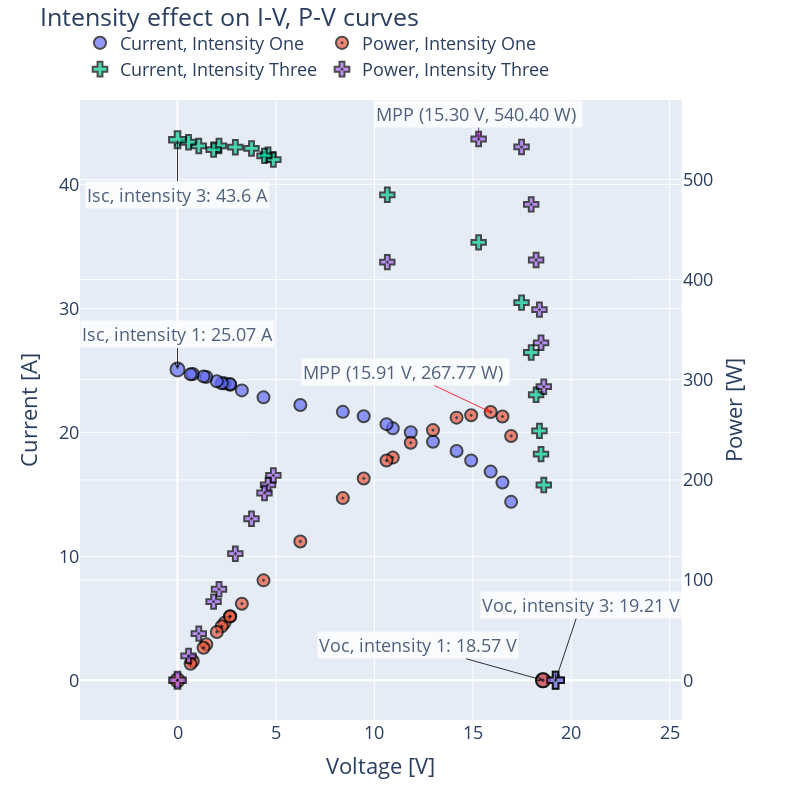

Notebook source saved alongside this figure:
### Code cell
# Add marker size column which is bigger for Voc and Isc (last two rows of each dataframe)
default_marker_size = 12
special_point_marker_size_delta = 2
df_intesity_one['marker_size'] = default_marker_size
df_intesity_three['marker_size'] = default_marker_size
# Set the markersize of last two rows to be bigger for intensity_one and intensity_three
df_intesity_one.loc[df_intesity_one.index[-2:], 'marker_size'] = default_marker_size + special_point_marker_size_delta
df_intesity_three.loc[df_intesity_three.index[-2:], 'marker_size'] = default_marker_size + special_point_marker_size_delta

# Create a figure with subplots with power on the right y-axis and current on the left y-axis, voltage as the x-axis
# The power and current of intensity one and three are plotted on the same graph
# The power and voltage datapoints of intensity_one will be red
# The power and voltage datapoints of intensity_three will be blue
fig = sp.make_subplots(specs=[[{"secondary_y": True}]])
# Size 800x800, axes font 18, title font 20
fig.update_layout(width=800, height=800, font=dict(size=18), title_font_size=20)

# Label the axes
fig.update_xaxes(title_text='Voltage [V]')
fig.update_yaxes(title_text='Current [A]', secondary_y=False)
fig.update_yaxes(title_text='Power [W]', secondary_y=True)

# Add the title
fig.update_layout(title='Intensity effect on I-V, P-V curves')

# Plot intensity_one current against voltage
fig.add_trace(go.Scatter(x=df_intesity_one['voltage'], y=df_intesity_one['current'], mode='markers', marker=dict(size=df_intesity_one['marker_size'], symbol='circle', line=dict(width=2, color='Black')), name='Current, Intensity One'), secondary_y=False)
# Plot intensity_one power against voltage on the right y-axis
fig.add_trace(go.Scatter(x=df_intesity_one['voltage'], y=df_intesity_one['power'], mode='markers', marker=dict(size=df_intesity_one['marker_size'], symbol='circle-dot', line=dict(width=2, color='Black')), name='Power, Intensity One'), secondary_y=True)

# Plot intensity_three current against voltage
fig.add_trace(go.Scatter(x=df_intesity_three['voltage'], y=df_intesity_three['current'], mode='markers', marker=dict(size=df_intesity_three['marker_size'], symbol='cross', line=dict(width=2, color='Black')), name='Current, Intensity Three'), secondary_y=False)
# Plot intensity_three power against voltage on the right y-axis
fig.add_trace(go.Scatter(x=df_intesity_three['voltage'], y=df_intesity_three['power'], mode='markers', marker=dict(size=df_intesity_three['marker_size'], symbol='cross-dot', line=dict(width=2, color='Black')), name='Power, Intensity Three'), secondary_y=True)

# Move the title higher
fig.update_layout(title_y=0.99)
# Move the legend below the title
fig.update_layout(legend=dict(orientation='h', yanchor='bottom', y=1.02, xanchor='left', x=0))
fig.update_traces(opacity=1)

# Annotate the last two datapoints in df intensity_one
# Voc is at [-2] (second to last)
# Annotate Voc with 'Voc, intensity one ='
fig.add_annotation(
    x=df_intesity_one['voltage'].iloc[-2], y=df_intesity_one['current'].iloc[-2],
    ax=-125, ay=-35,
    text=f'Voc, intensity 1: {df_intesity_one["voltage"].iloc[-2]} V',
    yref='y',
    showarrow=True,
    arrowhead=5,
    arrowsize=1,
    arrowwidth=1,
    arrowcolor='black',
    bgcolor='white',
    opacity=0.8,
    font=dict(size=18),
)
# Isc is at [-1] (last)
# Annotate Isc with 'Isc, intensity one ='
fig.add_annotation(
    x=df_intesity_one['voltage'].iloc[-1], y=df_intesity_one['current'].iloc[-1],
    ax=0, ay=-35,
    text=f'Isc, intensity 1: {df_intesity_one["current"].iloc[-1]} A',
    yref='y',
    showarrow=True,
    arrowhead=5,
    arrowsize=1,
    arrowwidth=1,
    arrowcolor='black',
    bgcolor='white',
    opacity=0.8,
    font=dict(size=18),
)
# Annotate the last two datapoints in df intensity_three
# Voc is at [-2] (second to last)
# Annotate Voc with 'Voc, intensity three ='
fig.add_annotation(
    x=df_intesity_three['voltage'].iloc[-2], y=df_intesity_three['current'].iloc[-2],
    ax=25, ay=-75,
    text=f'Voc, intensity 3: {df_intesity_three["voltage"].iloc[-2]} V',
    yref='y',
    showarrow=True,
    arrowhead=5,
    arrowsize=1,
    arrowwidth=1,
    arrowcolor='black',
    bgcolor='white',
    opacity=0.8,
    font=dict(size=18),
)
# Isc is at [-1] (last)
# Annotate Isc with 'Isc, intensity three ='
fig.add_annotation(
    x=df_intesity_three['voltage'].iloc[-1], y=df_intesity_three['current'].iloc[-1],
    ax=0, ay=55,
    text=f'Isc, intensity 3: {df_intesity_three["current"].iloc[-1]} A',
    yref='y',
    showarrow=True,
    arrowhead=5,
    arrowsize=1,
    arrowwidth=1,
    arrowcolor='black',
    bgcolor='white',
    opacity=0.8,
    font=dict(size=18),
)
# Annotate MPP of intensity one
i1p = intensity_one_mpp_point['power'].values[0]
i1v = intensity_one_mpp_point['voltage'].values[0]
fig.add_annotation(
    x=intensity_one_mpp_point['voltage'].values[0], y=intensity_one_mpp_point['power'].values[0],
    ax=-85, ay=-40,
    text=f'MPP ({"%.2f" % i1v} V, {"%.2f" % i1p} W) ',
    yref='y2',
    showarrow=True,
    arrowhead=5,
    arrowsize=1,
    arrowwidth=1,
    arrowcolor='red',
    bgcolor="rgba(255, 255, 255, 15)",
    opacity=0.8,
    font=dict(size=18),
)
# Annotate MPP of intensity three
i3p = intensity_three_mpp_point['power'].values[0]
i3v = intensity_three_mpp_point['voltage'].values[0]

fig.add_annotation(
    x=intensity_three_mpp_point['voltage'].values[0], y=intensity_three_mpp_point['power'].values[0],
    ax=0, ay=-25,
    text=f'MPP ({"%.2f" % i3v} V, {"%.2f" % i3p} W) ',
    yref='y2',
    showarrow=True,
    arrowhead=5,
    arrowsize=1,
    arrowwidth=1,
    arrowcolor='purple',
    bgcolor='white',
    opacity=0.8,
    font=dict(size=18),
)

# fig.update_yaxes(rangemode='tozero')
fig.show()
fig.write_image('./plots/t4/intensity.png')

### Figure 1 — Plotly figure (JSON) as saved in the notebook; plotly's stock layout.template omitted (floating-point values rounded to 4 significant figures)
{"data": [{"marker": {"line": {"color": "Black", "width": 2}, "size": [12, 12, 12, 12, 12, 12, 12, 12, 12, 12, 12, 12, 12, 12, 12, 12, 12, 12, 12, 12, 12, 12, 12, 14, 14], "symbol": "circle"}, "mode": "markers", "name": "Current, Intensity One", "opacity": 1, "type": "scatter", "x": [16.95, 16.51, 15.91, 14.92, 14.18, 12.98, 11.85, 10.94, 10.62, 9.46, 8.4, 6.24, 4.37, 3.27, 2.68, 2.392, 2.665, 2.25, 1.998, 1.465, 1.324, 0.78, 0.666, 18.57, 0], "xaxis": "x", "y": [14.39, 15.95, 16.83, 17.73, 18.49, 19.24, 20.01, 20.32, 20.66, 21.3, 21.65, 22.2, 22.82, 23.38, 23.83, 23.95, 23.89, 23.96, 24.12, 24.47, 24.51, 24.71, 24.68, 0, 25.07], "yaxis": "y"}, {"marker": {"line": {"color": "Black", "width": 2}, "size": [12, 12, 12, 12, 12, 12, 12, 12, 12, 12, 12, 12, 12, 12, 12, 12, 12, 12, 12, 12, 12, 12, 12, 14, 14], "symbol": "circle-dot"}, "mode": "markers", "name": "Power, Intensity One", "opacity": 1, "type": "scatter", "x": [16.95, 16.51, 15.91, 14.92, 14.18, 12.98, 11.85, 10.94, 10.62, 9.46, 8.4, 6.24, 4.37, 3.27, 2.68, 2.392, 2.665, 2.25, 1.998, 1.465, 1.324, 0.78, 0.666, 18.57, 0], "xaxis": "x", "y": [243.9, 263.3, 267.8, 264.5, 262.2, 249.7, 237.1, 222.3, 219.4, 201.5, 181.9, 138.5, 99.72, 76.45, 63.86, 57.29, 63.67, 53.91, 48.19, 35.85, 32.45, 19.27, 16.44, 0, 0], "yaxis": "y2"}, {"marker": {"line": {"color": "Black", "width": 2}, "size": [12, 12, 12, 12, 12, 12, 12, 12, 12, 12, 12, 12, 12, 12, 12, 12, 12, 14, 14], "symbol": "cross"}, "mode": "markers", "name": "Current, Intensity Three", "opacity": 1, "type": "scatter", "x": [18.61, 18.47, 18.39, 18.22, 17.97, 17.48, 15.3, 10.66, 4.6, 4.87, 4.42, 3.759, 2.938, 2.108, 1.834, 1.081, 0.56, 19.21, 0], "xaxis": "x", "y": [15.75, 18.24, 20.12, 23.03, 26.44, 30.46, 35.32, 39.16, 42.4, 42, 42.3, 42.9, 43, 43.1, 42.8, 43.1, 43.4, 0, 43.6], "yaxis": "y"}, {"marker": {"line": {"color": "Black", "width": 2}, "size": [12, 12, 12, 12, 12, 12, 12, 12, 12, 12, 12, 12, 12, 12, 12, 12, 12, 14, 14], "symbol": "cross-dot"}, "mode": "markers", "name": "Power, Intensity Three", "opacity": 1, "type": "scatter", "x": [18.61, 18.47, 18.39, 18.22, 17.97, 17.48, 15.3, 10.66, 4.6, 4.87, 4.42, 3.759, 2.938, 2.108, 1.834, 1.081, 0.56, 19.21, 0], "xaxis": "x", "y": [293.1, 336.9, 370.0, 419.6, 475.1, 532.4, 540.4, 417.4, 195.0, 204.5, 187.0, 161.3, 126.3, 90.85, 78.5, 46.59, 24.3, 0, 0], "yaxis": "y2"}], "layout": {"annotations": [{"arrowcolor": "black", "arrowhead": 5, "arrowsize": 1, "arrowwidth": 1, "ax": -125, "ay": -35, "bgcolor": "white", "font": {"size": 18}, "opacity": 0.8, "showarrow": true, "text": "Voc, intensity 1: 18.57 V", "x": 18.57, "y": 0, "yref": "y"}, {"arrowcolor": "black", "arrowhead": 5, "arrowsize": 1, "arrowwidth": 1, "ax": 0, "ay": -35, "bgcolor": "white", "font": {"size": 18}, "opacity": 0.8, "showarrow": true, "text": "Isc, intensity 1: 25.07 A", "x": 0, "y": 25.07, "yref": "y"}, {"arrowcolor": "black", "arrowhead": 5, "arrowsize": 1, "arrowwidth": 1, "ax": 25, "ay": -75, "bgcolor": "white", "font": {"size": 18}, "opacity": 0.8, "showarrow": true, "text": "Voc, intensity 3: 19.21 V", "x": 19.21, "y": 0, "yref": "y"}, {"arrowcolor": "black", "arrowhead": 5, "arrowsize": 1, "arrowwidth": 1, "ax": 0, "ay": 55, "bgcolor": "white", "font": {"size": 18}, "opacity": 0.8, "showarrow": true, "text": "Isc, intensity 3: 43.6 A", "x": 0, "y": 43.6, "yref": "y"}, {"arrowcolor": "red", "arrowhead": 5, "arrowsize": 1, "arrowwidth": 1, "ax": -85, "ay": -40, "bgcolor": "rgba(255, 255, 255, 15)", "font": {"size": 18}, "opacity": 0.8, "showarrow": true, "text": "MPP (15.91 V, 267.77 W) ", "x": 15.91, "y": 267.8, "yref": "y2"}, {"arrowcolor": "purple", "arrowhead": 5, "arrowsize": 1, "arrowwidth": 1, "ax": 0, "ay": -25, "bgcolor": "white", "font": {"size": 18}, "opacity": 0.8, "showarrow": true, "text": "MPP (15.30 V, 540.40 W) ", "x": 15.3, "y": 540.4, "yref": "y2"}], "font": {"size": 18}, "height": 800, "legend": {"orientation": "h", "x": 0, "xanchor": "left", "y": 1.02, "yanchor": "bottom"}, "title": {"text": "Intensity effect on I-V, P-V curves", "y": 0.99}, "width": 800, "xaxis": {"anchor": "y", "domain": [0, 0.94], "title": {"text": "Voltage [V]"}}, "yaxis": {"anchor": "x", "domain": [0, 1], "title": {"text": "Current [A]"}}, "yaxis2": {"anchor": "x", "overlaying": "y", "side": "right", "title": {"text": "Power [W]"}}}}
